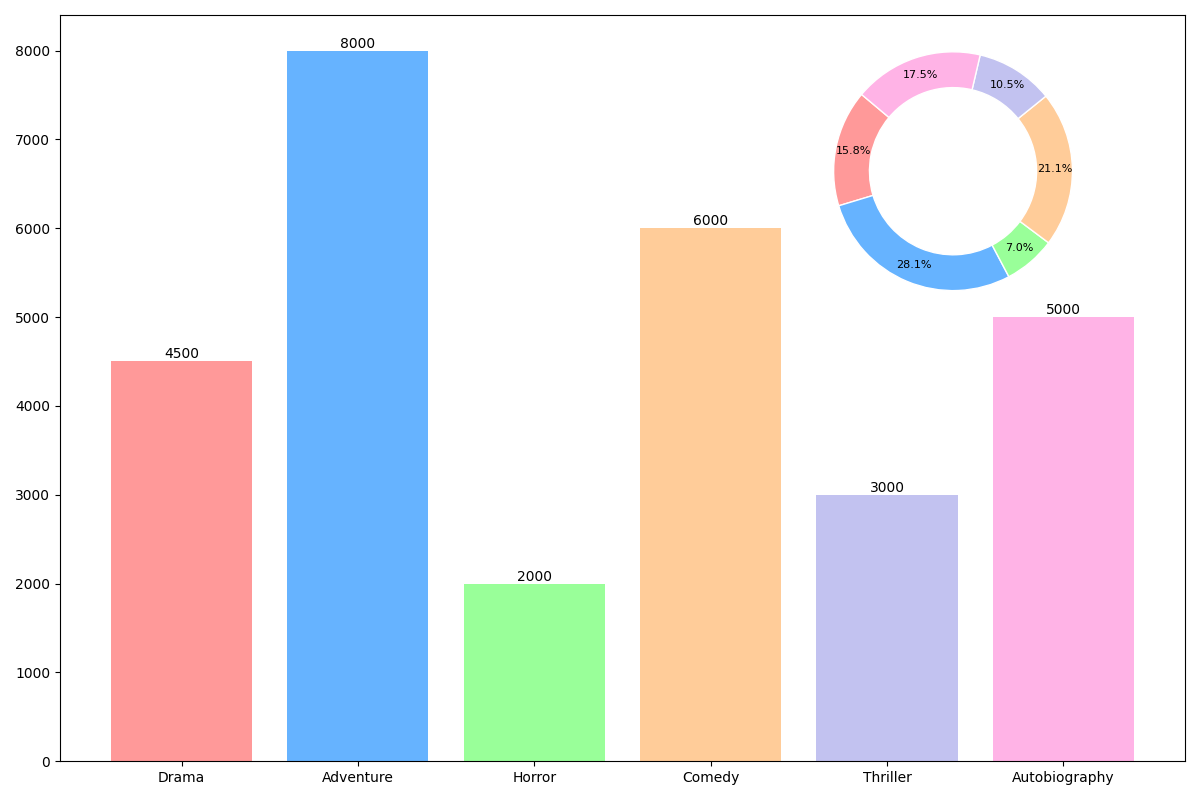

Write the Python code that produced this figure.
import matplotlib.pyplot as plt
import numpy as np
from mpl_toolkits.axes_grid1.inset_locator import inset_axes

# Data
genres = ['Drama', 'Adventure', 'Horror', 'Comedy', 'Thriller', 'Autobiography']
average_annual_sales = np.array([4500, 8000, 2000, 6000, 3000, 5000])
total_sales = np.sum(average_annual_sales)
percentage_sales = (average_annual_sales / total_sales) * 100

# Colors for genres
colors = ['#ff9999','#66b3ff','#99ff99','#ffcc99','#c2c2f0', '#ffb3e6']

# Create a figure with a subplot
fig, ax = plt.subplots(figsize=(12, 8))

# Bar Chart
bars = ax.bar(genres, average_annual_sales, color=colors)

# Display the sales values on top of the bars
for bar, sales in zip(bars, average_annual_sales):
    height = bar.get_height()
    ax.text(bar.get_x() + bar.get_width() / 2, height, f'{sales}', 
            ha='center', va='bottom', fontsize=10, color='black')

# Inset Donut Chart
ax_inset = inset_axes(ax, width="40%", height="40%", loc="upper right")
ax_inset.pie(percentage_sales, autopct='%1.1f%%', startangle=140, colors=colors, pctdistance=0.85,
             wedgeprops=dict(width=0.3, edgecolor='w'), textprops={'color': 'black', 'fontsize': 8})

# Remove axes from the inset chart
ax_inset.axis('off')

# Adjust layout
plt.tight_layout()

# Display the plot
plt.show()
